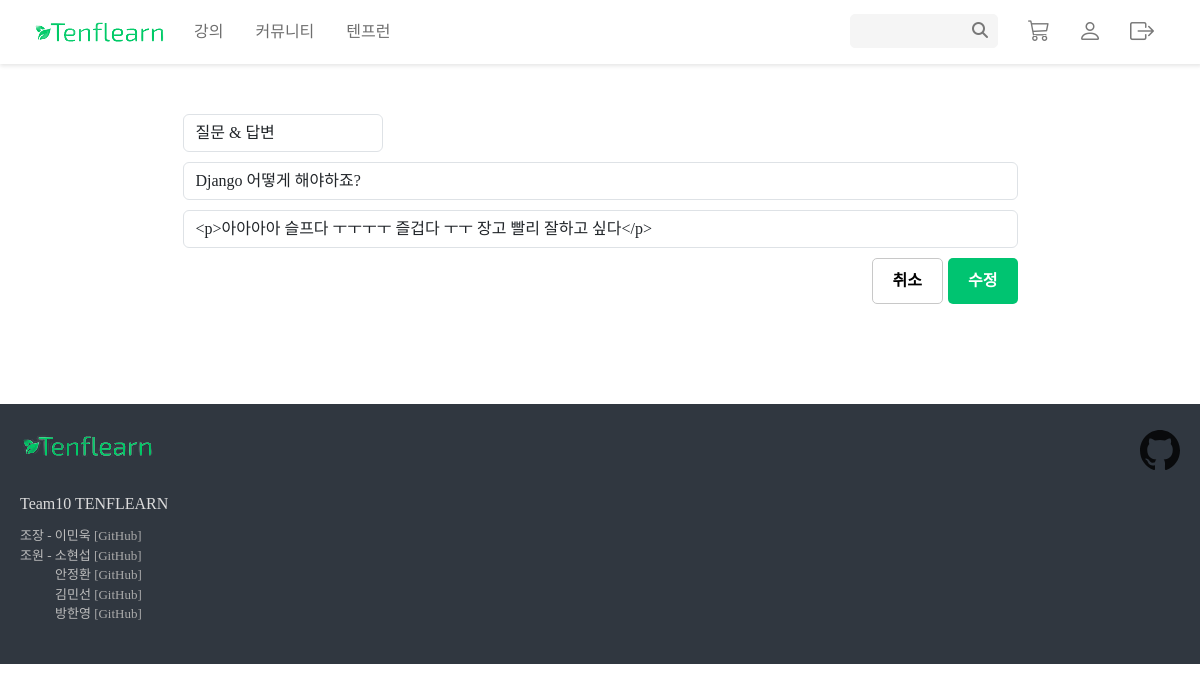
/communities/comments/3/update/ (signed in), run on the app's committed database.
### communities/models.py (models this page shows, shortened)
class Comment(models.Model):
    user = models.ForeignKey(settings.AUTH_USER_MODEL, on_delete=models.CASCADE)
    course = models.ForeignKey(Course, on_delete=models.CASCADE, related_name='comments', blank=True, null=True)
    title = models.CharField(max_length=100)
    content = RichTextUploadingField(blank=True,null=True)
    like_users = models.ManyToManyField(settings.AUTH_USER_MODEL, related_name='like_comments')
    unlike_users = models.ManyToManyField(settings.AUTH_USER_MODEL, related_name='unlike_comments')
    views = models.IntegerField(default=0)
    like = models.IntegerField(default=0)
    category_Choices = (('qna','질문 & 답변'),('worry','고민있어요'),('study','스터디'),('etc','기타'))
    category = models.CharField(max_length=20, choices=category_Choices)
    created_at = models.DateTimeField(auto_now_add=True)

### communities/views.py (the view)
# urls.py: path('comments/<int:comment_pk>/update/', views.comment_update, name='comment_update'),
@login_required
def comment_update(request, comment_pk):
    comment = Comment.objects.get(pk=comment_pk)
    if request.user == comment.user:
        if request.method == "POST":
            comment_form = CommentForm(request.POST, instance=comment)
            if comment_form.is_valid():
                comment_form.save()
                return redirect("communities:comment_detail", comment_pk)
        else:
            comment_form = CommentForm(instance=comment)
    else:
        return redirect("communities:comment_detail", comment_pk)
    context = {
        "comment": comment,
        "comment_form": comment_form,
    }
    return render(request, "communities/comment_update.html", context)

### communities/forms.py
class CommentForm(forms.ModelForm):
    content = forms.CharField(widget=CKEditorWidget())
    class Meta:
        model = Comment
        fields = (
            "title",
            "category",
            "content",
        )
    def __init__(self, *args, **kwargs):
        super().__init__(*args, **kwargs)
        self.fields["title"].widget.attrs["class"] = "form-control"
        self.fields["title"].widget.attrs["placeholder"] = "제목"
        self.fields["category"].widget.attrs["class"] = "form-control"
        self.fields["category"].widget.attrs["placeholder"] = "카테고리"
        self.fields["content"].widget.attrs["class"] = "form-control"

### communities/templates/communities/comment_update.html (shortened to what this page needs)
{% extends 'base.html' %}
{% load static %}
{% block content %}
<link rel="stylesheet" type="text/css" href="{% static 'communities/css/comment_create.css' %}">
<div class="comment-create-container">
  <form action="{% url 'communities:comment_update' comment.pk %}" method="POST">
    <div class="comment_category">
      {{ comment_form.category }}
    </div>
    <div class="comment_title">
      {{ comment_form.title }}
    </div>
    <div class="comment_content">
      {{ comment_form.content|safe }}
    </div>
    <div class="comment-create-button">
      <a href="{% url 'communities:comment_index' %}" class="comment-create-button-cancel">취소</a>
      <button class="comment-create-button-save" name='course_pk' value='{{ course_pk }}' type="submit">수정</button>
    </div>
  </form>
  </div>
{% endblock content %}

### static/communities/css/comment_create.css (style rules this page uses)
.comment_category { width: 200px; margin: 10px 0; }
.comment_title { width: 835px; margin: 10px 0; }
.comment-create-button { display: flex; justify-content: end; margin-top: 10px; margin-bottom: 100px; width: 835px; }
.comment-create-button-cancel { background-color: #ffffff; color: #000000; font-size: 16px; font-weight: bold; padding: 10px 20px; border-radius: 5px; text-decoration: none; cursor: pointer; border: solid 1px rgb(200 200 200); margin-right: 5px; }
.comment-create-button-save { background-color: rgb(0, 196, 113); color: #ffffff; font-size: 16px; font-weight: bold; padding: 10px 20px; border-radius: 5px; text-decoration: none; cursor: pointer; border: #ffffff; }
.comment-create-container { width: fit-content; margin: 0 auto; margin-top: 50px; }
.comment-create-container form { width: 100%; }

### data on the page
Comment: category "질문 & 답변", title "Django 어떻게 해야하죠?", content "<p>아아아아 슬프다 ㅜㅜㅜㅜ 즐겁다 ㅜㅜ 장고 빨리 잘하고 싶다</p>"
